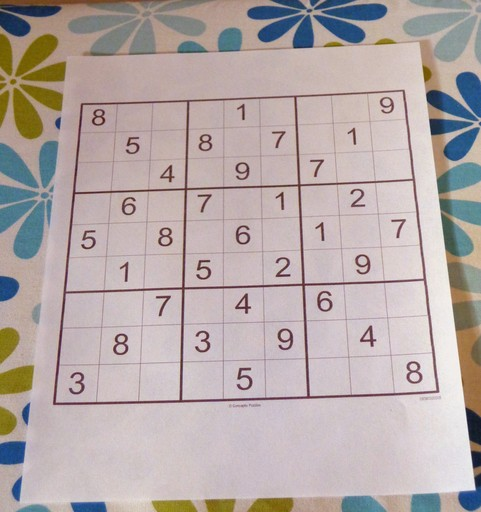
#> input picture data/sudoku_2.jpeg, 481 x 512 px
$ jupyter execute --allow-errors research.ipynb
#> lines starting #> are read from the running program, lines starting #| are printed output that depends on the picture; after the words box and inside, x2 and y2 are one past the last pixel; in counts of white or black regions, pixels touching at a corner belong together
#> further down, image is the input picture: shape (512, 481, 3); mean B, G, R 168.2, 169.5, 181.2
### src/solver/plp_solver.py
from typing import Type
import numpy as np
import pulp as plp


class SudokuSolver():
    """Sudoku solver class
    """

    def __init__(self) -> None:
        """Initialise solver with typical sudoku constraints.
        To solve multiple sudoku problems, class can be initialised only once
        """

        self._problem = plp.LpProblem('sudoku_solver')

        # setting dummy objective
        self._problem.setObjective(plp.lpSum(0))
        # defining target value ranges in cells
        self._rows = range(0,9)
        self._cols = range(0,9)
        self._values = range(1,10)
        self._grids = range(0,9) # range of 3x3 sub_grids

        self._sudoku_variables = plp.LpVariable.dicts(
            'grid_value', (self._rows, self._cols, self._values),
            cat=plp.const.LpBinary)

        self._add_constraints()

    # [110 lines left out: functions solve, _add_initial__values, _add_constraints, _solution_to_numpy, not called in this run]

### research.ipynb
[cell 1]
# Fix the imports
import os
import sys
module_path = os.path.abspath(os.path.join('..'))
if module_path not in sys.path:
    sys.path.append(module_path)

[cell 2]
import cv2
def view_image(image, windowname='image_view'):
    cv2.imshow(windowname, image)
    cv2.waitKey(0)

[cell 3]
import cv2
import numpy as np
import imutils
from imutils.perspective import four_point_transform

def find_board(image):
    img_gray = cv2.cvtColor(image, cv2.COLOR_BGR2GRAY)
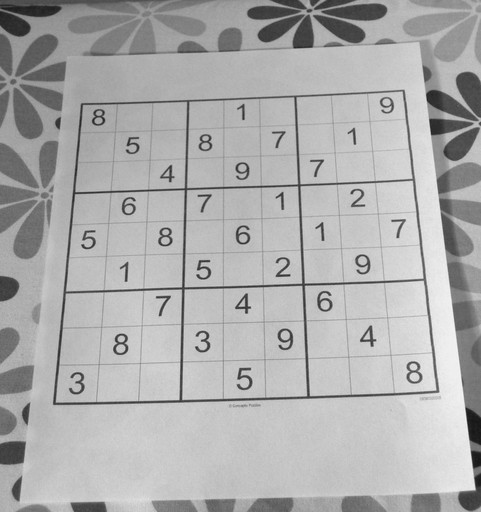
#> img_gray: shape (512, 481); min 22, max 247, mean 172.9
    blurred = cv2.GaussianBlur(img_gray, (3,3), 3)
    thresh = cv2.adaptiveThreshold(blurred, 255, cv2.ADAPTIVE_THRESH_GAUSSIAN_C, cv2.THRESH_BINARY_INV, 11, 2)
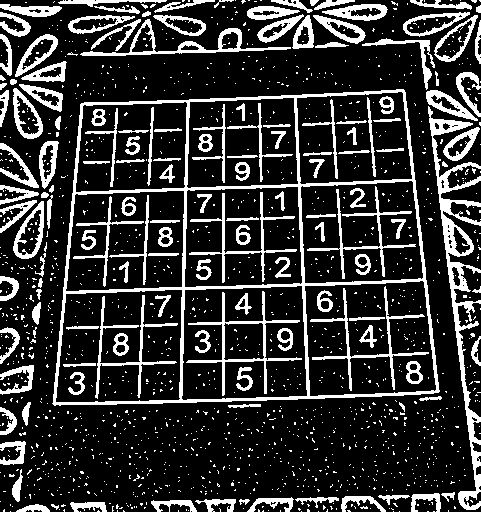
#> thresh: shape (512, 481); 20.1% white; 1567 white regions (1422 under 20 px), largest, box (x1, y1, x2, y2) and area: (52, 89, 440, 406) 8451, (428, 106, 481, 510) 4147, (80, 19, 291, 56) 1215
    element = cv2.getStructuringElement(cv2.MORPH_ELLIPSE, (3,3))
    opened = cv2.morphologyEx(thresh, cv2.MORPH_OPEN, element)
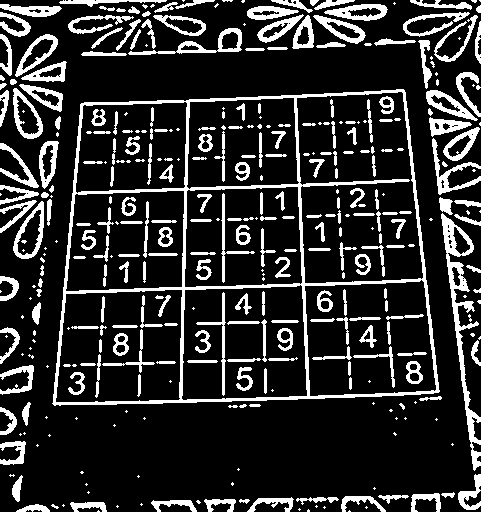
#> opened: shape (512, 481); 17.8% white; 373 white regions (133 under 20 px), largest, box (x1, y1, x2, y2) and area: (52, 89, 440, 406) 8440, (441, 213, 481, 471) 2134, (128, 28, 242, 55) 686
    closed = cv2.morphologyEx(opened, cv2.MORPH_CLOSE, element)
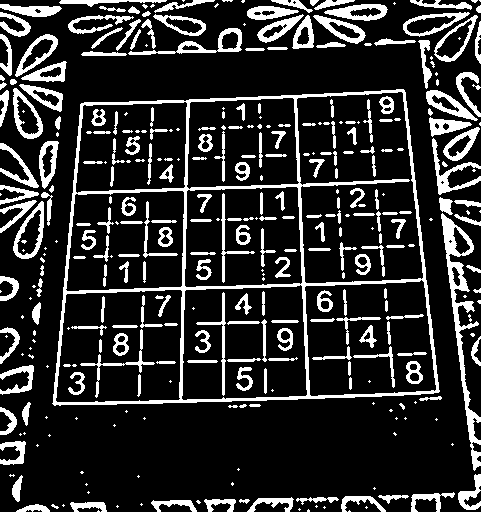
#> closed: shape (512, 481); 18% white; 355 white regions (126 under 20 px)
    cnts = cv2.findContours(closed.copy(), cv2.RETR_EXTERNAL,
        cv2.CHAIN_APPROX_SIMPLE)
#> cnts = 171 contours, 89 with area under 20; largest, box (x1, y1, x2, y2) and area: (52, 89, 440, 406) 107584, (441, 213, 481, 471) 2168, (13, 201, 44, 259) 1056, (434, 15, 478, 62) 940, (13, 88, 43, 139) 910
    cnts = imutils.grab_contours(cnts)
    cnts = sorted(cnts, key=cv2.contourArea, reverse=True)
    # initialize a contour that corresponds to the puzzle outline
    puzzleCnt = None
    # loop over the contours
    for c in cnts:
        # approximate the contour
        peri = cv2.arcLength(c, True)
        approx = cv2.approxPolyDP(c, 0.02 * peri, True)
        # if our approximated contour has four points, then we can
        # assume we have found the outline of the puzzle
        if len(approx) == 4:
            puzzleCnt = approx
            break
#> this loop made 1 pass
#> (peri, puzzleCnt) on pass 1: (1352, [[404, 90], [81, 103], [52, 403], [438, 392]])
    puzzle_warped = four_point_transform(img_gray, puzzleCnt.reshape(4, 2))
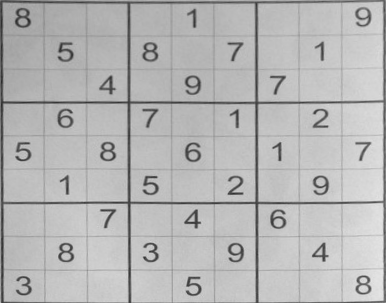
#> puzzle_warped: shape (303, 386); min 43, max 232, mean 181.9
    puzzle_warped_thresh = four_point_transform(thresh, puzzleCnt.reshape(4, 2))
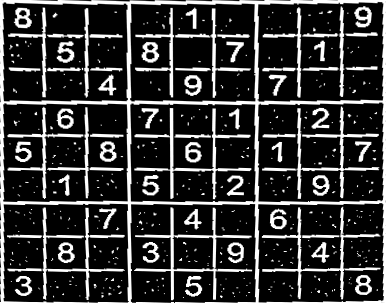
#> puzzle_warped_thresh: shape (303, 386); min 0, max 255, mean 53.1
    return puzzle_warped, puzzle_warped_thresh

[cell 4]
def zoom_image(img, zoom):
    y, x = img.shape
    return img[0 + int(y*zoom): y - int(y*zoom),0 + int(x*zoom): x - int(x*zoom)]

[cell 5]
def check_cell(cell):
    y, x = cell.shape
    percent_filled = cv2.countNonZero(zoom_image(cell, 0.2)) / float(y * x)
    return percent_filled < 0.08

[cell 6]
image = cv2.imread('./data/sudoku_2.jpeg')
image_warped, image_warped_thresh = find_board(image)
view_image(image_warped)

[cell 7]
import pytesseract
from PIL import Image
pytesseract.pytesseract.tesseract_cmd = r"C:\Program Files\Tesseract-OCR\tesseract.exe"
def pred_number(image) -> int:
    img = Image.fromarray(cv2.cvtColor(image, cv2.COLOR_GRAY2RGB))
    return pytesseract.image_to_string(img, config='--psm 10 --oem 3 -c tessedit_char_whitelist=0123456789')

[cell 8]
# initialize our 9x9 Sudoku board
board = np.zeros((9, 9), dtype="int")
# a Sudoku puzzle is a 9x9 grid (81 individual cells), so we can
# infer the location of each cell by dividing the warped image
# into a 9x9 grid
stepX = image_warped.shape[1] // 9
#> stepX = 42
stepY = image_warped.shape[0] // 9
#> stepY = 33
# loop over the grid locations
#> (the rest of this cell did not finish here and is left out)
